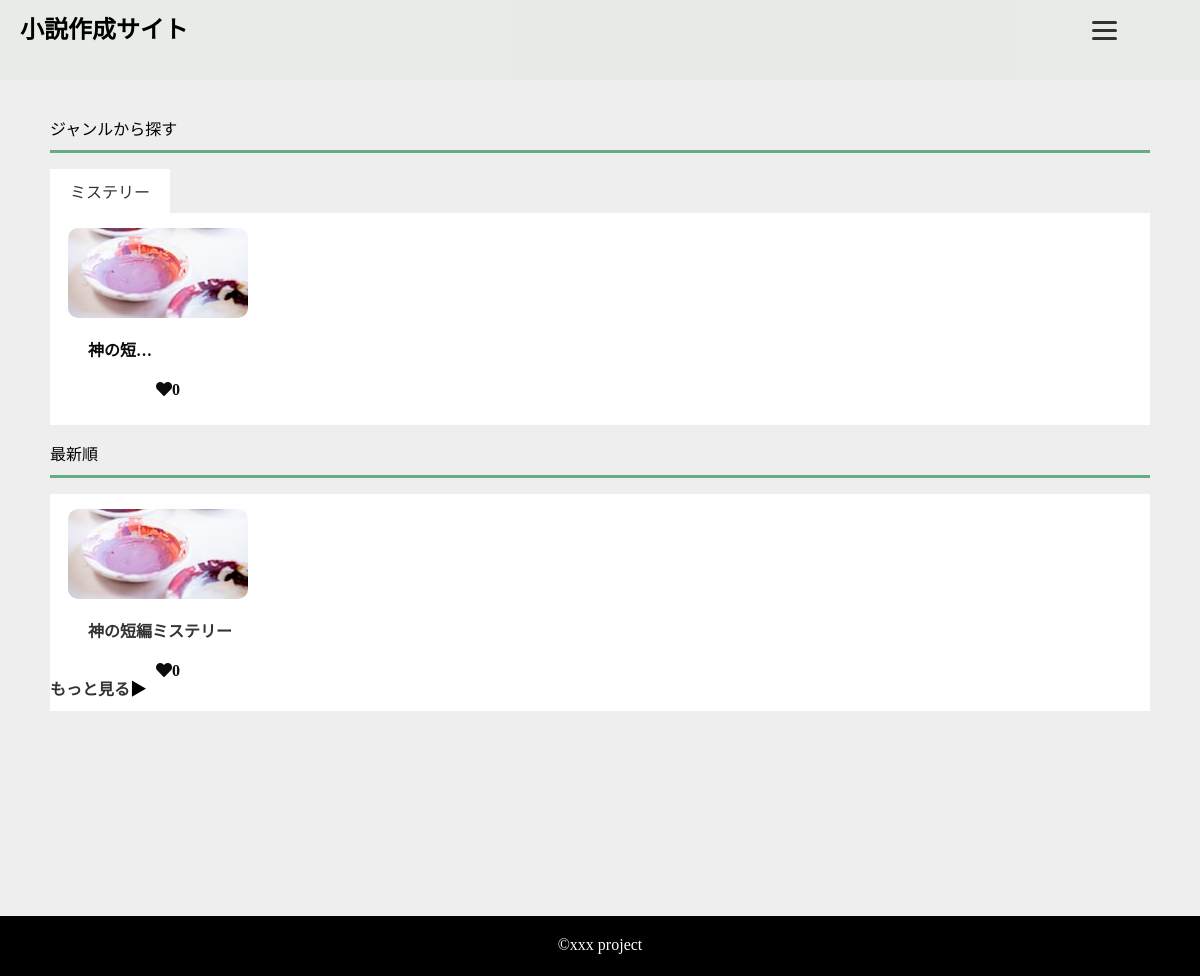
The app's page /index/ with its own data.
### story_app/models.py (models this page shows, shortened)
class Novel(models.Model):
    genre = models.TextField()
    where = models.TextField()
    when = models.TextField()
    content = models.TextField()
    title = models.TextField()
    image = models.ForeignKey(NovelImage, on_delete=models.SET_NULL, null=True, blank=True)
    like = models.IntegerField(default=0)
    created_at = models.DateTimeField(default=timezone.now)  # 生成された時間を記録するフィールド
    embedding_content =models.TextField()

class NovelImage(models.Model):
    image_text = models.CharField(max_length=200)
    image = models.ImageField(upload_to='novel_images/')

### story_app/views.py (the view)
# urls.py: path('index/',views.index,name='index'),
def index(request):
    novels = Novel.objects.all()
    novels_time= Novel.objects.all().order_by('-created_at')
    grouped_by_genre = defaultdict(list)
    for novel in novels:
        genre = novel.genre
        grouped_by_genre[genre].append(novel)
    unique_by_genre = {}
    for genre, novels in grouped_by_genre.items():
        unique_by_genre[genre] = list(set(novels))
    content = {
        "genres_and_novels": unique_by_genre,
        "novel_time":novels_time,
    }
    return render(request, "story_app/index.html", content)

### story_app/templates/story_app/index.html (shortened to what this page needs)
{% load static %}
<!DOCTYPE html>
<html lang="ja">
<head>
    <link rel="stylesheet" href="{% static 'story_app/css/index.css' %}">
    <link rel="stylesheet" href="{% static 'story_app/css/contents.css' %}">
    <link rel="stylesheet" href="{% static 'story_app/css/nav.css' %}">
    <link rel="stylesheet" href="https://cdnjs.cloudflare.com/ajax/libs/font-awesome/5.15.3/css/all.min.css">
</head>
<body>
    <header>
        <div class="header">
            <h2 class="logo">小説作成サイト</h2>
            <div class="header-list">
                <div class="nav">
                    <label for="drawer_input" class="drawer_open"><span></span></label>
                </div>
            </div>
        </div>
    </header>
    <div class="main">
        <div class="show-contents">
    <div class="contents">
        <p class="show">ジャンルから探す</p>
        {% if genres_and_novels.items %}
        <div class="scrolltab">
            <ul class="tab">
                    <div class="wrapper">
                    {% for genre,novels in genres_and_novels.items %}
                    <li class="box"><a href="#{{genre}}">{{genre}}</a></li>
                    {% endfor %}
                   </div>
            </ul>
        </div>
    <div class="scroll">
                {% for genre, novels in genres_and_novels.items %}
    <div id="{{genre}}" class="area">
    {% for novel in novels %}
    <div class="box11">
        {% if novel.image %}
        <div class="image">
            <a href="{% url 'story_app:detail' novel.id %}">
                    <img src="{{ novel.image.image.url }}" alt="{{ novel.title }}">
                </a>
            </div>
            {% endif %}
        <strong>
            <p class="txt-limit"><a href="{% url 'story_app:detail' novel.id %}">{{ novel.title }}</a></p>
        </strong>
        <i class="fas fa-heart">{{ novel.like }}</i>
    </div>
    {% endfor %}
</div>
{% endfor %}
</div>
<p class="show">最新順</p>
<div class="scroll2">
    <div class="area2">
        {% for novel in novel_time %}
        <div class="box11">
            {% if novel.image %}
            <div class="image">
                <a href="{% url 'story_app:detail' novel.id %}">
                    <img src="{{ novel.image.image.url }}" alt="{{ novel.title }}">
                </a>
            </div>
            {% endif %}
            <strong>
                <p class="txt-limit"><a href="{% url 'story_app:detail' novel.id %}">{{ novel.title }}</a></p>
            </strong>
            <i class="fas fa-heart">{{ novel.like }}</i>
        </div>
        {% endfor %}
        <p class="page"><strong><a href="{% url 'story_app:time_page'  %}">もっと見る</a>▶</strong></p>
    </div>
</div>
            {% else %}
            <p>小説がありません</p>
            {% endif %}
        </div>
    </div>
</div>
<footer>
    <p class="footer-text">©xxx project</p>
</footer>
</body>
</html>

### story_app/static/story_app/css/index.css (style rules this page uses)
body { margin: 0px; }
header { position: fixed; top: 0px; left: 0px; width: 100%; height: 80px; background-color: rgba(226,236,225,0.58); z-index: 100; }
.logo { float: left; margin-bottom: 0px; margin-top: 10px; margin-left: 20px; }
.main { margin-top: 100px; height: 800px; }
.show-contents { height: 40px; margin: 50px; display: flex; }
.show { padding-bottom: 10px; border-bottom: 3px solid #65ab88; text-align: left; }
footer { background-color: black; height: 60px; }
.footer-text { text-align: center; padding: 20px 0px; color: white; }
.box11 { margin-left: 28px; padding: 10px; color: #0c0c0d; background: white; box-shadow: 0 3px 5px rgba(0, 0, 0, 0.22); float: left; height: 100%; margin-top: 5px; text-align: center; box-shadow:none; }
.box11 p { font-size:1rem; margin: 15px 0 20px 0px; }
img { border-radius: 10px; margin-left: -20px; }
.txt-limit { overflow: hidden; display: -webkit-box; -webkit-box-orient: vertical; -webkit-line-clamp: 1; margin: 0 0 0 20px; text-align: left; }

### story_app/static/story_app/css/contents.css (style rules this page uses)
.tab { display: table-header-group; flex-wrap: wrap; align-items: flex-start; margin: 0px; overflow-x: auto; white-space: nowrap; }
.wrapper { display: inline-block; }
.box { display: inline-block; }
.tab li a { display: block; background:#209e4ac5; margin:0px; padding:10px 20px; color: #fff; }
.tab li.active a { background:#fff; color: #333; }
.page { position: absolute; margin-top: 182px; }
.scroll { overflow-x: hidden; white-space: nowrap; height: 212px; position: relative; background-color: #fff; }
.scrolltab { overflow-x: auto; scrollbar-face-color:#fff; }
.area { display: none; opacity: 0; background: #fff; }
.scroll2 { overflow-x:hidden; white-space: nowrap; height: 217px; background-color: #fff; position: relative; }
.area2 { border-bottom: 1pxsolid #ddd; align-items: flex-start; display: flex; }
.area.is-active { display: inline-flex; animation-name: displayAnime; animation-duration: 2s; animation-fill-mode: forwards; }
body { background:#eee; }
ul { list-style:none; }
a { color:#333; text-decoration: none; }
.contents { width:100%; }
.area { border-bottom: 1pxsolid #ddd; align-items: flex-start; }

### story_app/static/story_app/css/nav.css (style rules this page uses)
.logo { font-size: 24px; }
.drawer_open { display: flex; height: 60px; width: 184%; justify-content: center; align-items: center; position: absolute; z-index: 100; cursor: pointer; }
.drawer_open span, .drawer_open span:before, .drawer_open span:after { content: ''; display: block; height: 3px; width: 25px; border-radius: 3px; background: #333; transition: 0.5s; position: absolute; }
.drawer_open span:before { bottom: 8px; }
.drawer_open span:after { top: 8px; }

### records on screen
Novel: genre "ミステリー", image.image (picture), like "0", title "神の短編ミステリー"
